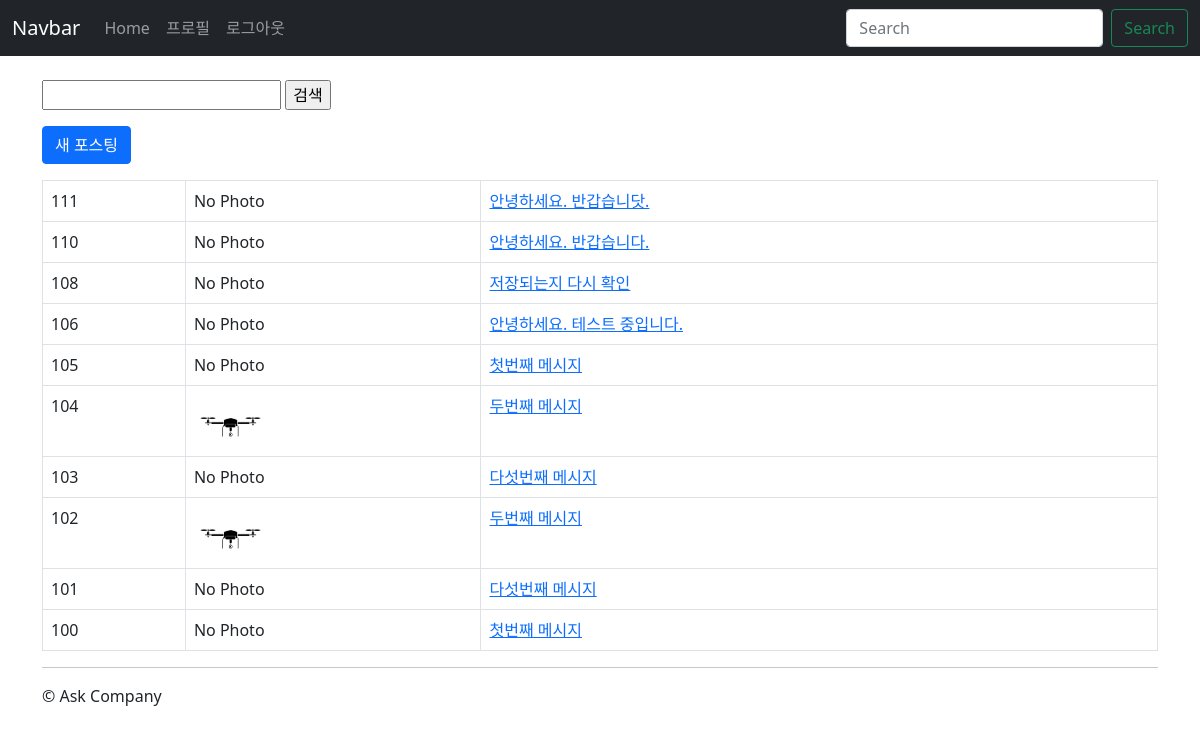
The app's page /k-instagram/ (signed in) with its own data.
### instagram/models.py (models this page shows, shortened)
class Post(models.Model):
    author = models.ForeignKey(settings.AUTH_USER_MODEL,
        on_delete=models.CASCADE, related_name='+')
    message = models.TextField(
        validators=[MinLengthValidator(10)]
    )
    photo = models.ImageField(blank=True, upload_to='instagram/post/%Y/%m/%d') # media���� �ؿ� upload_to ��ΰ� ������
    tag_set = models.ManyToManyField('Tag', blank=True) # Tag�� ������ ���, Tag�� ���� ���� �׾���(�ۼ� ��ÿ� ���ǵǾ� ���� ����)
    is_public = models.BooleanField(default=False, verbose_name='��������')
    create_at = models.DateTimeField(auto_now_add=True)
    update_at = models.DateTimeField(auto_now=True)
    def get_absolute_url(self):
        return reverse('instagram:post_detail', args=[self.pk])
    class Meta:
        ordering = ['-id']

### instagram/views.py (the view)
class PostListView(LoginRequiredMixin, ListView):
    model = Post
    paginate_by = 10

### instagram/templates/instagram/post_list.html (shortened to what this page needs)
{% extends 'instagram/layout.html' %}
{% load bootstrap4 %}
{% block content %}
    <form action="" method="get">
        <input type="text" name="q" value="{{ q }}"/>
        <input type="submit" value="검색"/>
    </form>
    <a href="{% url 'instagram:post_new' %}" class="btn btn-primary btn-block mt-3 mb-3">
        새 포스팅
    </a>
    <table class="table table-bordered table-hover">
        <tbody>
            {% for post in post_list %}
                <tr>
                    <td>
                        {{ post.pk }}
                    </td>
                    <td>
                        {% if post.photo %}
                            <img src="{{ post.photo.url }}" style="width: 75px;"/>
                        {% else %}
                            No Photo
                        {% endif %}
                    </td>
                    <td>
                        <a href="{{ post.get_absolute_url }}">
                            {{ post.message }}
                        </a>
                    </td>
                </tr>
            {% endfor %}
        </tbody>
    </table>
{% endblock content %}

### askcompany/templates/layout.html (style rules this page uses)
body { padding-top: 5rem; }

### records on screen
Post: pk "111", photo "No Photo", message "안녕하세요. 반갑습니닷."
Post: pk "110", photo "No Photo", message "안녕하세요. 반갑습니다."
Post: pk "108", photo "No Photo", message "저장되는지 다시 확인"
Post: pk "106", photo "No Photo", message "안녕하세요. 테스트 중입니다."
Post: pk "105", photo "No Photo", message "첫번째 메시지"
Post: pk "104", photo (picture), message "두번째 메시지"
Post: pk "103", photo "No Photo", message "다섯번째 메시지"
Post: pk "102", photo (picture), message "두번째 메시지"
Post: pk "101", photo "No Photo", message "다섯번째 메시지"
Post: pk "100", photo "No Photo", message "첫번째 메시지"
